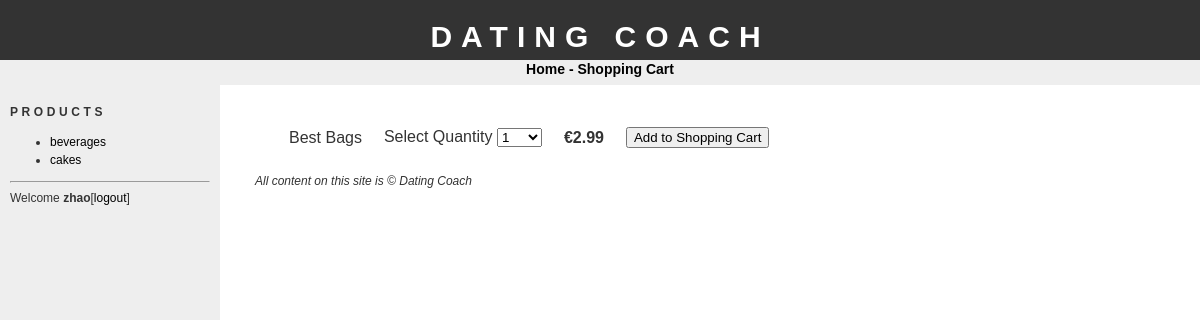
Page /addtobasket.php?id=1 (signed in) on the committed database.
### tables this page shows
CREATE TABLE categories(
`id` TINYINT NOT NULL AUTO_INCREMENT PRIMARY KEY,
`name` VARCHAR(100) NOT NULL);

CREATE TABLE products (
`id` INT NOT NULL AUTO_INCREMENT PRIMARY KEY,
`cat_id` TINYINT NOT NULL,
`name` VARCHAR(150) NOT NULL,
`description` TEXT NOT NULL,
`image` VARCHAR(30) NOT NULL,
`price` FLOAT NOT NULL
);

### config.php (called while the page is built, shortened)
<?php
$config_basedir = "/";
?>

### addtobasket.php (the view, shortened to what this page needs)
<?php
$mysqli = new mysqli();
$mysqli->connect('localhost', 'root','123456','go4shop');
$prodsql = "SELECT * FROM products WHERE id = " . $_GET['id'] . ";";
$prodres = $mysqli->query($prodsql);
$prodrow = $prodres->fetch_assoc();
$numrows = count($prodrow);
if($numrows == 0){
	header("Location: " . $config_basedir);
}else{
	if(isset($_POST['submit'])){
		if(isset($_SESSION['SESS_ORDERNUM'])){
			$itemsql = "INSERT INTO orderitems(order_id,product_id, quantity) VALUES(". $_SESSION['SESS_ORDERNUM'] . ", ". $_GET['id'] . ", ". $_POST['amountBox'] . ")";
			$mysqli->query($itemsql) or die(mysqli_error($mysqli));
		}else{
			if(isset($_SESSION['SESS_LOGGEDIN'])){
				$sql = "INSERT INTO orders(registered, `date`, customer_id) VALUES(". "1, NOW(),'" . $_SESSION['SESS_USERID'] . "')";
				$mysqli->query($sql) or die(mysqli_error($mysqli));
				$_SESSION['SESS_ORDERNUM'] = mysqli_insert_id($mysqli);
				$itemsql = "INSERT INTO orderitems(order_id, product_id, quantity) VALUES(". $_SESSION['SESS_ORDERNUM']. ", " . $_GET['id'] . ", ". $_POST['amountBox'] . ")";
				$mysqli->query($itemsql) or die(mysqli_error($mysqli));
			}else{
				$sql = "INSERT INTO orders(registered, dated, session) VALUES(". "0, NOW(), '" . session_id() . "')";
				$mysqli->query($sql) or die(mysqli_error($mysqli));
				$_SESSION['SESS_ORDERNUM'] = mysqli_insert_id($mysqli);
				$itemsql = "INSERT INTO orderitems(order_id, product_id, quantity) VALUES(". $_SESSION['SESS_ORDERNUM'] . ", " . $_GET['id'] . ", ". $_POST['amountBox'] . ")";
				$mysqli->query($itemsql) or die(mysqli_error($mysqli));
			}
		}
		$totalprice = $prodrow['price'] * $_POST['amountBox'] ;
		$updsql = "UPDATE orders SET total = total + ". $totalprice . " WHERE id = ". $_SESSION['SESS_ORDERNUM'] . ";";
		$mysqli->query($updsql) or die(mysqli_error($mysqli));
		header("Location: " . $config_basedir . "showcart.php");
	}else{
		require("header.php");
		echo "<form action='addtobasket.php?id=". $_GET['id'] . "' method='POST'>";
		echo "<table cellpadding='10'>";
		echo "<tr>";
		if(empty($prodrow['image'])) {
			echo "<td><imgsrc='productimages/dummy.jpg' width='50' alt='". $prodrow['name'] . "'></td>";
		}else {
			echo "<td>
			<img src='productimages/" . $prodrow['image']. "' width='50' alt='" . $prodrow['name']. "'></td>";
		}
		echo "<td>" . $prodrow['name'] . "</td>";
		echo "<td>Select Quantity <select name='amountBox'>";
		for($i=1;$i<=100;$i++){
			echo "<option>" . $i . "</option>";
		}
		echo "</select></td>";
		echo "<td><strong>&euro;". sprintf('%.2f', $prodrow['price']) . "</strong></td>";
		echo "<td><input type='submit' name='submit' value='Add to Shopping Cart'></td>";
		echo "</tr>";
		echo "</table>";
		echo "</form>";
	}
}
require("footer.php");
?>

### bar.php
<h1>Products</h1>
<ul>
<?php
$catsql = "SELECT * FROM categories;";
$catres = mysql_query($catsql);
while($catrow = mysql_fetch_assoc($catres))
{
echo "<li><a href='" . $config_basedir. "products.php?id=" . $catrow['id'] . "'>". $catrow['name'] . "</a></li>";
}
?>
</ul>

### css/stylesheet.css (style rules this page uses)
body { font-family: "trebuchet ms", verdana, sans-serif; font-size: 12px; line-height: 1.5em; color: #333; background: #ffffff; margin: 0; padding: 0; text-align: center; width: 100%; }
a:link { text-decoration: none; color: #000; }
#bar h1 { font-size: 12px; text-transform: uppercase; letter-spacing: 0.3em; }

### rows in the picture
categories: name "beverages"
categories: name "cakes"
products: name "Best Bags", price "2.99"

### other values in the picture
$config_sitename "DATING COACH"
$_SESSION['SESS_USERNAME'] "zhao"
$config_sitename "Dating Coach"
form field amountBox "1"
